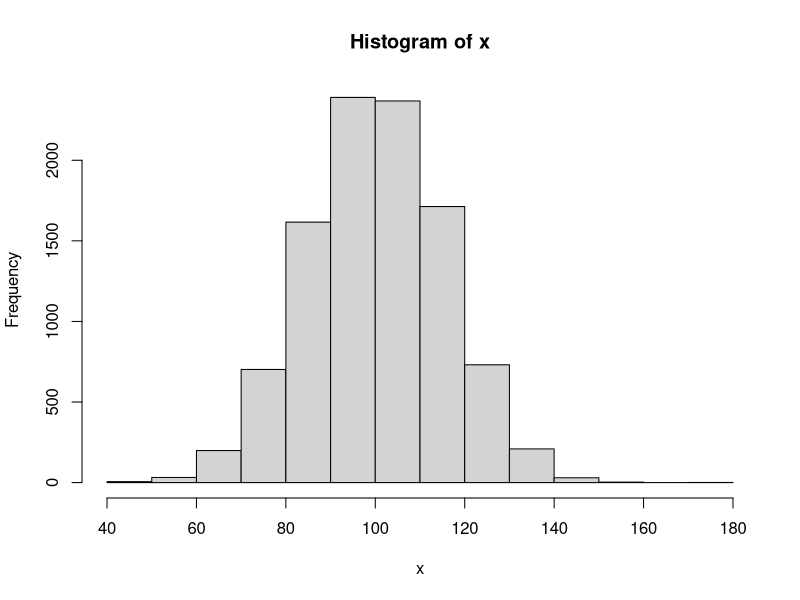

The R script that drew this image:
## ---- chunk 1
# R code goes here
x <- rnorm(10000, mean = 100, sd = 15)
hist(x)
